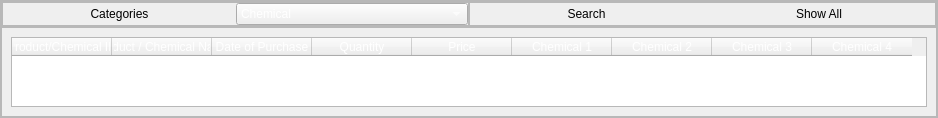
                  <widget class="QFrame" name="frame_176">
                   <property name="sizePolicy">
                    <sizepolicy hsizetype="Expanding" vsizetype="Preferred">
                     <horstretch>0</horstretch>
                     <verstretch>0</verstretch>
                    </sizepolicy>
                   </property>
                   <property name="frameShape">
                    <enum>QFrame::StyledPanel</enum>
                   </property>
                   <property name="frameShadow">
                    <enum>QFrame::Sunken</enum>
                   </property>
                   <layout class="QVBoxLayout" name="verticalLayout_126">
                    <property name="spacing">
                     <number>0</number>
                    </property>
                    <property name="leftMargin">
                     <number>0</number>
                    </property>
                    <property name="topMargin">
                     <number>0</number>
                    </property>
                    <property name="rightMargin">
                     <number>0</number>
                    </property>
                    <property name="bottomMargin">
                     <number>0</number>
                    </property>
                    <item alignment="Qt::AlignTop">
                     <widget class="QFrame" name="frame_177">
                      <property name="frameShape">
                       <enum>QFrame::StyledPanel</enum>
                      </property>
                      <property name="frameShadow">
                       <enum>QFrame::Raised</enum>
                      </property>
                      <layout class="QHBoxLayout" name="horizontalLayout_61">
                       <property name="spacing">
                        <number>0</number>
                       </property>
                       <property name="leftMargin">
                        <number>0</number>
                       </property>
                       <property name="topMargin">
                        <number>0</number>
                       </property>
                       <property name="rightMargin">
                        <number>0</number>
                       </property>
                       <property name="bottomMargin">
                        <number>0</number>
                       </property>
                       <item>
                        <widget class="QFrame" name="frame_178">
                         <property name="frameShape">
                          <enum>QFrame::StyledPanel</enum>
                         </property>
                         <property name="frameShadow">
                          <enum>QFrame::Raised</enum>
                         </property>
                         <layout class="QHBoxLayout" name="horizontalLayout_62">
                          <property name="spacing">
                           <number>0</number>
                          </property>
                          <property name="leftMargin">
                           <number>0</number>
                          </property>
                          <property name="topMargin">
                           <number>0</number>
                          </property>
                          <property name="rightMargin">
                           <number>0</number>
                          </property>
                          <property name="bottomMargin">
                           <number>0</number>
                          </property>
                          <item>
                           <widget class="QLabel" name="label_92">
                            <property name="styleSheet">
                             <string notr="true">font: 16pt &quot;Century Gothic&quot;;</string>
                            </property>
                            <property name="text">
                             <string>Categories</string>
                            </property>
                            <property name="alignment">
                             <set>Qt::AlignCenter</set>
                            </property>
                           </widget>
                          </item>
                          <item>
                           <widget class="QComboBox" name="new_sort1_combo">
                            <property name="cursor">
                             <cursorShape>PointingHandCursor</cursorShape>
                            </property>
                            <property name="styleSheet">
                             <string notr="true">font: 10pt &quot;Century Gothic&quot;;
color: rgb(255, 255, 255);</string>
                            </property>
                            <item>
                             <property name="text">
                              <string>Chemical</string>
                             </property>
                            </item>
                            <item>
                             <property name="text">
                              <string>Product</string>
                             </property>
                            </item>
                           </widget>
                          </item>
                         </layout>
                        </widget>
                       </item>
                       <item>
                        <widget class="QFrame" name="frame_179">
                         <property name="frameShape">
                          <enum>QFrame::StyledPanel</enum>
                         </property>
                         <property name="frameShadow">
                          <enum>QFrame::Raised</enum>
                         </property>
                         <layout class="QHBoxLayout" name="horizontalLayout_63">
                          <property name="spacing">
                           <number>0</number>
                          </property>
                          <property name="leftMargin">
                           <number>0</number>
                          </property>
                          <property name="topMargin">
                           <number>0</number>
                          </property>
                          <property name="rightMargin">
                           <number>0</number>
                          </property>
                          <property name="bottomMargin">
                           <number>0</number>
                          </property>
                          <item>
                           <widget class="QPushButton" name="new_search_btn">
                            <property name="cursor">
                             <cursorShape>PointingHandCursor</cursorShape>
                            </property>
                            <property name="styleSheet">
                             <string notr="true">font: 12pt &quot;Century Gothic&quot;;</string>
                            </property>
                            <property name="text">
                             <string>Search</string>
                            </property>
                            <property name="flat">
                             <bool>true</bool>
                            </property>
                           </widget>
                          </item>
                          <item>
                           <widget class="QPushButton" name="new_show_all_btn">
                            <property name="cursor">
                             <cursorShape>PointingHandCursor</cursorShape>
                            </property>
                            <property name="styleSheet">
                             <string notr="true">font: 12pt &quot;Century Gothic&quot;;</string>
                            </property>
                            <property name="text">
                             <string>Show All</string>
                            </property>
                            <property name="flat">
                             <bool>true</bool>
                            </property>
                           </widget>
                          </item>
                         </layout>
                        </widget>
                       </item>
                      </layout>
                     </widget>
                    </item>
                    <item>
                     <widget class="QFrame" name="frame_181">
                      <property name="sizePolicy">
                       <sizepolicy hsizetype="Preferred" vsizetype="Expanding">
                        <horstretch>0</horstretch>
                        <verstretch>0</verstretch>
                       </sizepolicy>
                      </property>
                      <property name="frameShape">
                       <enum>QFrame::StyledPanel</enum>
                      </property>
                      <property name="frameShadow">
                       <enum>QFrame::Sunken</enum>
                      </property>
                      <layout class="QHBoxLayout" name="horizontalLayout_64">
                       <item>
                        <widget class="QTableWidget" name="tableWidget_6">
                         <property name="styleSheet">
                          <string notr="true">font: 10pt &quot;Century Gothic&quot;;
color: rgb(255, 255, 255);
</string>
                         </property>
                         <property name="sizeAdjustPolicy">
                          <enum>QAbstractScrollArea::AdjustToContents</enum>
                         </property>
                         <property name="sortingEnabled">
                          <bool>true</bool>
                         </property>
                         <column>
                          <property name="text">
                           <string>Product/Chemical ID</string>
                          </property>
                         </column>
                         <column>
                          <property name="text">
                           <string>Product / Chemical Name</string>
                          </property>
                         </column>
                         <column>
                          <property name="text">
                           <string>Date of Purchase</string>
                          </property>
                         </column>
                         <column>
                          <property name="text">
                           <string>Quantity</string>
                          </property>
                         </column>
                         <column>
                          <property name="text">
                           <string>Price</string>
                          </property>
                         </column>
                         <column>
                          <property name="text">
                           <string>Chemical 1</string>
                          </property>
                         </column>
                         <column>
                          <property name="text">
                           <string>Chemical 2</string>
                          </property>
                         </column>
                         <column>
                          <property name="text">
                           <string>Chemical 3</string>
                          </property>
                         </column>
                         <column>
                          <property name="text">
                           <string>Chemical 4</string>
                          </property>
                         </column>
                        </widget>
                       </item>
                      </layout>
                     </widget>
                    </item>
                   </layout>
                  </widget>
